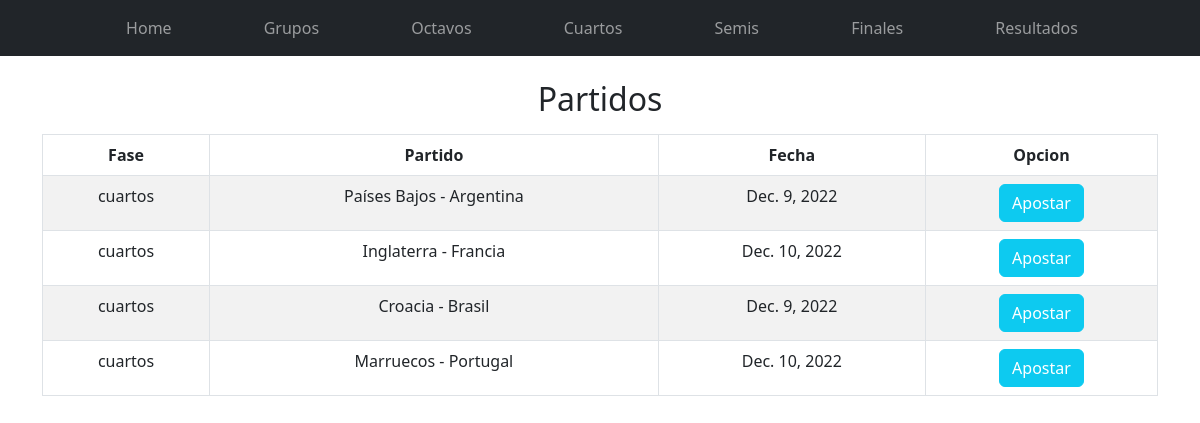
The page /cuartos/ on the database its author committed.
### Aplicaciones/Partidos/models.py (models this page shows, shortened)
class Partido(models.Model):
    clasificacion = models.CharField(max_length=50)
    equipos1 = models.ForeignKey(Equipo,default=None,on_delete=models.PROTECT,related_name="_equipos1")
    equipos2 = models.ForeignKey(Equipo,default=None,on_delete=models.PROTECT,related_name="_equipos2")
    marcador1 = models.CharField(max_length=2)
    marcador2 = models.CharField(max_length=2)
    fecha = models.DateField()

class Equipo(models.Model):
    pais = models.CharField(max_length=50)
    grupo = models.CharField(max_length=50)
    class Meta:
        ordering = ['grupo']

### Aplicaciones/Partidos/views.py (the view)
# urls.py: path('cuartos/',views.cuartos),
def cuartos(request):
    context={'partido': Partido.objects.filter(clasificacion='cuartos')}
    return render(request, "gestionApuestasCuartos.html",context)

### Aplicaciones/Partidos/templates/gestionApuestasCuartos.html (shortened to what this page needs)
{% extends './base.html' %}
{% block body %}
<div class="row">
    <h2>Partidos</h2>
    <div class="table-responsive py-2">
        <table class="table table-striped table-bordered">
            <thead>
                <tr>
                    <th>Fase</th>
                    <th>Partido</th>
                    <th>Fecha</th>
                    <th>Opcion</th>
                </tr>
            </thead>
            <tbody>
                    {% for p in partido %}
                        <tr>
                            <td>{{p.clasificacion}}</td>
                            <td>{{p.equipos1.pais}} - {{p.equipos2.pais}}</td>
                            <td>{{p.fecha}}</td>
                            <td><a href="registrarApuesta/{{p.id}}" class="btn btn-info text-white">Apostar</a></td>
                        </tr>
                    {% endfor %}
            </tbody>
        </table>
    </div>
</div>
{% endblock %}

### Aplicaciones/Partidos/static/css/gestionApuestas.css (style rules this page uses)
thead,tbody { text-align: center; vertical-align: middle; }
h2,h3 { text-align: center; }

### rows shown on the page
Partido: clasificacion "cuartos", equipos1.pais "Países Bajos", equipos2.pais "Argentina", fecha "Dec. 9, 2022"
Partido: clasificacion "cuartos", equipos1.pais "Inglaterra", equipos2.pais "Francia", fecha "Dec. 10, 2022"
Partido: clasificacion "cuartos", equipos1.pais "Croacia", equipos2.pais "Brasil", fecha "Dec. 9, 2022"
Partido: clasificacion "cuartos", equipos1.pais "Marruecos", equipos2.pais "Portugal", fecha "Dec. 10, 2022"
